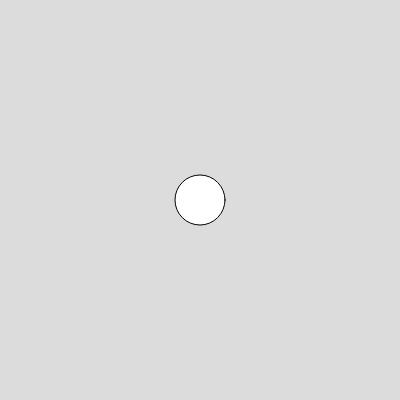
Frame 1 (no input)
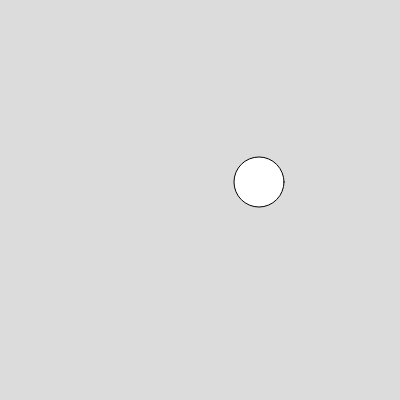
Frame 60 (no input)
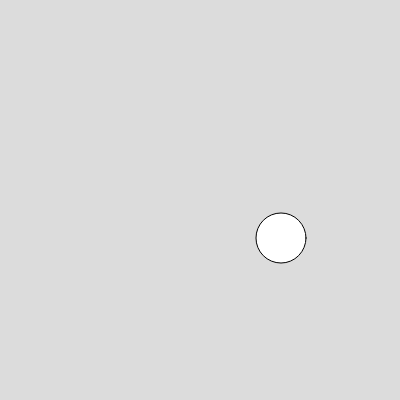
Frame 120 (the mouse pressed at the canvas centre since frame 60)

The p5.js sketch that drew these frames (run headless with seeded random() and noise() and a simulated clock; from frame 60 on, the mouse is pressed at the canvas centre):

// p5.js sketch
// ── sketch.js
// let particles = [];
// let particlesNum = [];
// let colors = [];

// function setup() {
//   createCanvas(400, 400);
//   angleMode(DEGREES)
// }

// function draw() {
//   background(220);
//   ellipse(mouseX, mouseY, 50, 50);
// }

let x = 200;
let y = 200;
let xDirection = 1;
let yDirection = 2;

function setup() {
  createCanvas(400, 400);
}

function draw() {
  background(220);
  ellipse(x, y, 50, 50);
  
  // xDirectionに応じてxを増減する
  if (x >= 300) {
    xDirection = -1;
  } else if (x <= 100) {
    xDirection = 1;
  }
  x += xDirection;

  if (y >= 250) {
    yDirection = -2;
  } else if (y <= 150) {
    yDirection = 2;
  }
  y += yDirection;
}
